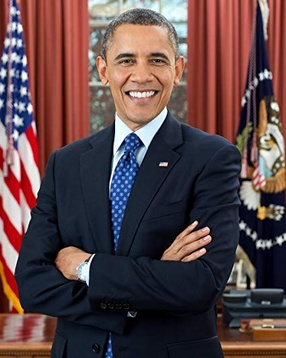
#> input picture images/Barack Obama.jpg, 286 x 358 px, shrunk from 425 x 531 before the run; its folder holds only this picture in this run
$ python simulated_annealing.py
#> lines starting #> are read from the running program, lines starting #| are printed output that depends on the picture; after the words box and inside, x2 and y2 are one past the last pixel; in counts of white or black regions, pixels touching at a corner belong together; long printed decimals are rounded
### code/basic_face_recognition.py
import numpy as np
import cv2
import os
from pathlib import Path

MIN_NEIGHBOURS = 5


def fr(scale_factor):
    '''
    Main face recognition function, uses the images directory as the dataset, trains a model
    on the available images and assigns a label to the input image based on the trained model.
    The labels are obtained from the file names of the images available in the images folder itself.

    @param scale_factor: the scale factor to be used for the face detection algorithm
    '''
#> called with scale_factor = 1.5

    try:
        # get current working directory using Path
        current_working_directory = Path.cwd()
        images_directory = os.path.join(
            current_working_directory.parent, 'images')

        # Create a list to store the known people's names (images to train the model on)
        known_people = []
        for file_name in os.listdir(images_directory):
            person_name = os.path.splitext(file_name)[0]
            known_people.append(person_name)

        # Create LBPH recognizer, list to store data and labels
        recognizer = cv2.face.LBPHFaceRecognizer_create()
        training_data = []
        labels = []

        # Loop through known people
        for person_name in known_people:

            img_path = os.path.join(images_directory, f"{person_name}.jpg")
            img = cv2.imread(img_path, cv2.IMREAD_GRAYSCALE)
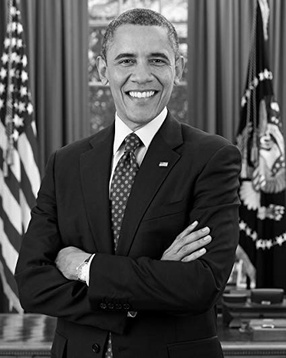
#> img: shape (358, 286); min 0, max 255, mean 76.7

            # Extract the face from the image
            face_cascade = cv2.CascadeClassifier(
                cv2.data.haarcascades + 'haarcascade_frontalface_default.xml')
            faces = face_cascade.detectMultiScale(
                img, scaleFactor=scale_factor, minNeighbors=MIN_NEIGHBOURS, minSize=(30, 30))
#> faces = [[100, 29, 81, 81]]

            # add face to training data list and label to known labels
            for (x, y, w, h) in faces:
                face = img[y:y + h, x:x + w]
                training_data.append(face)
                labels.append(known_people.index(person_name))
#> this loop made 1 pass
#> pass 1, in fr, `face = img[y:y + h, x:x + w]`:
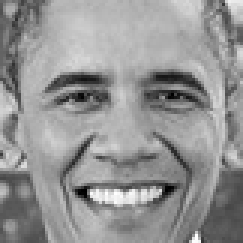
#> face: shape (81, 81) (shown 3 times larger); min 0, max 255, mean 147.9
#> after the loop, labels = [0]; training_data = 1 item

        # Train the LBPH model with the training data and labels
        recognizer.train(training_data, np.array(labels))

        # Load the input image
        input_image_path = os.path.join(
            current_working_directory.parent, 'input.jpg')
        input_image = cv2.imread(input_image_path, cv2.IMREAD_GRAYSCALE)
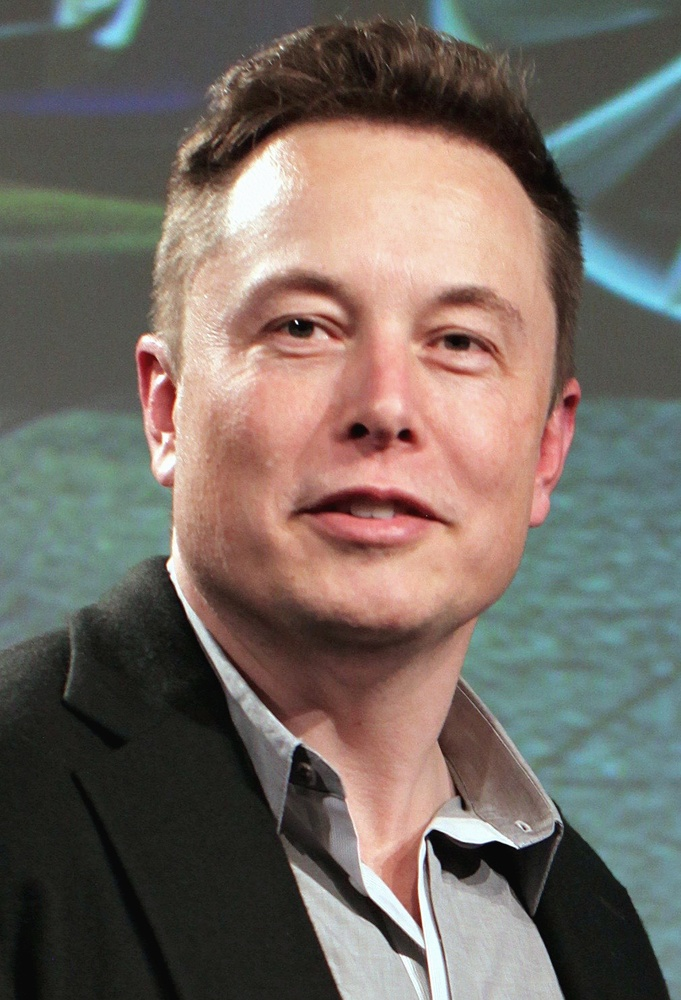
#> input picture input.jpg, 681 x 1000 px, shrunk from 1011 x 1484 before the run
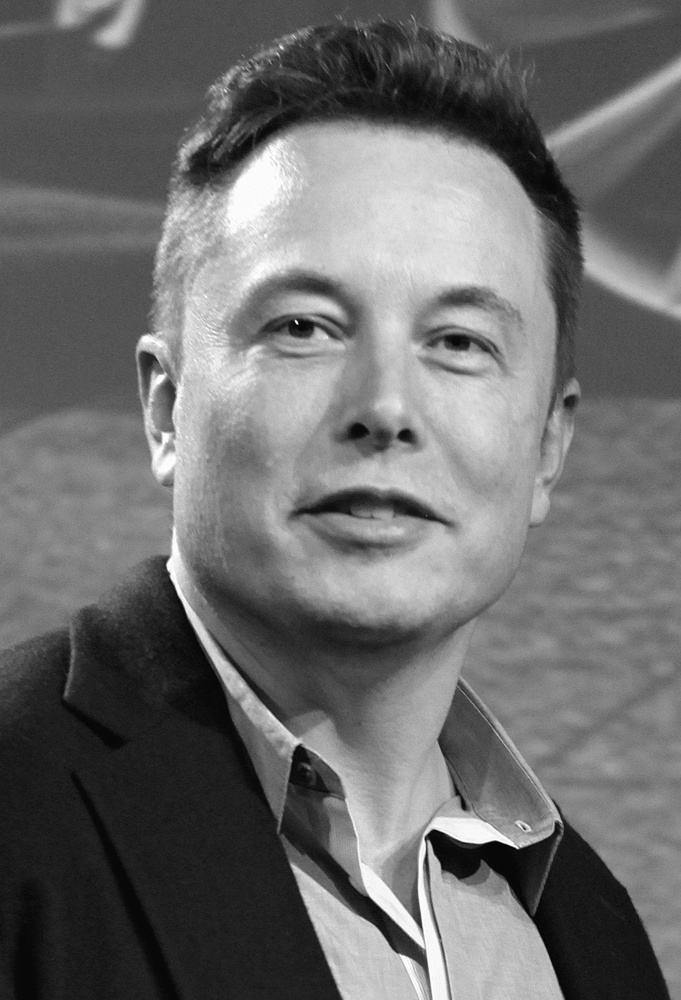
#> input_image: shape (1000, 681); min 0, max 255, mean 108.4

        # Detect faces in the input image and loop through them
        faces = face_cascade.detectMultiScale(
            input_image, scaleFactor=scale_factor, minNeighbors=MIN_NEIGHBOURS, minSize=(30, 30))
#> faces = [[178, 174, 410, 410]]

        for (x, y, w, h) in faces:
            face = input_image[y:y + h, x:x + w]

            # Predict the label for the detected face using the trained LBPH model
            label, loss = recognizer.predict(face)
            confidence = 100 - loss

            # Check if the predicted label is in the known people list
            if label < len(known_people):
                person_name = known_people[label]
                cv2.putText(input_image, f"{person_name}: {confidence:.2f}",
                            (x, y - 10), cv2.FONT_HERSHEY_SIMPLEX, 0.7, (255, 0, 0), 2)

            # If the predicted label is not in the known people list, display 'Unidentified'
            else:
                cv2.putText(input_image, "Unidentified", (x, y - 10),
                            cv2.FONT_HERSHEY_SIMPLEX, 0.7, (255, 0, 0), 2)
#> this loop made 1 pass
#> (x, y, w, h, label, loss, confidence, person_name) on pass 1: (178, 174, 410, 410, 0, 101.1, -1.11, 'Barack Obama')
#> pass 1, in fr, `face = input_image[y:y + h, x:x + w]`:
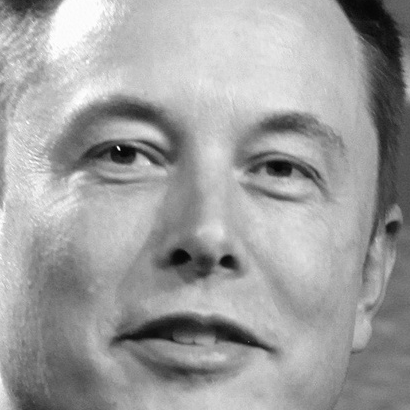
#> face: shape (410, 410); min 2, max 255, mean 159.2
#> after the loop:
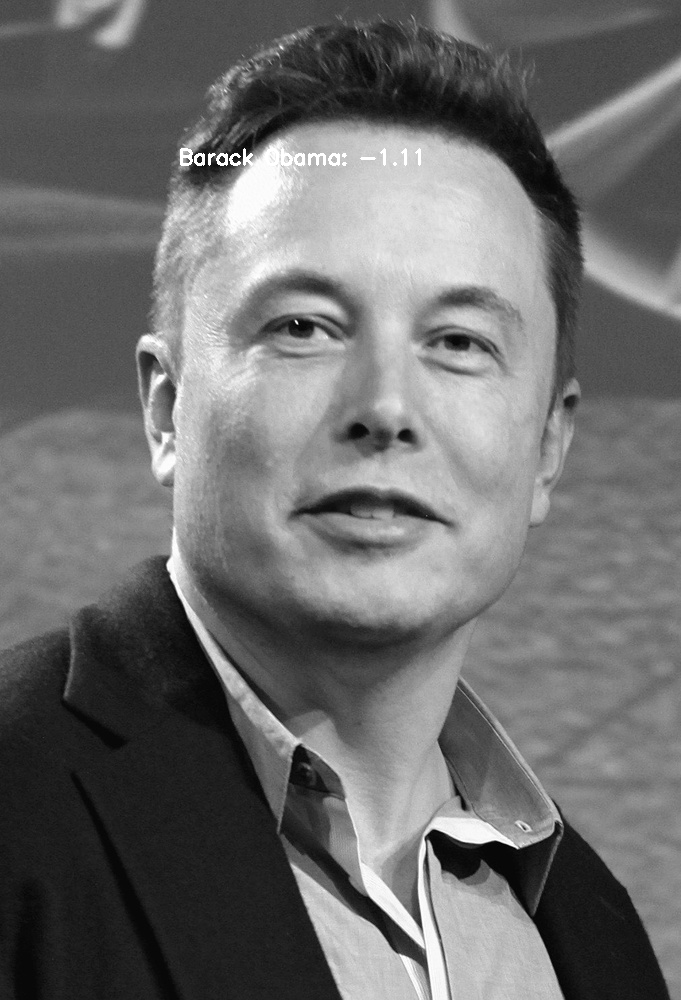
#> input_image: shape (1000, 681); 0.21% of pixels changed, all inside (x1, y1, x2, y2) = (180, 148, 421, 166)

        # [7 lines of commented-out code are left out]

        return (person_name, confidence)

    except Exception as e:
        # print('Error:', e)
        return ('undefined', 0)

### code/fitness_function.py

from basic_face_recognition import fr


def fitness_function(scale_factor):
    '''
    Universal fitness function for all search algorithms.
    If there is a label mismatch, return zero.
    Otherwise, return the confidence value.
    '''

    person_name, confidence = fr(scale_factor)
#> person_name = 'Barack Obama'; confidence = -1.11
    return confidence, person_name

### code/simulated_annealing.py
import os
import random
import datetime
import math
import matplotlib.pyplot as plt
from fitness_function import fitness_function


def simulated_annealing(fitness_func, init_param, init_temp, cool_rate, stopping_temp, max_iterations):
    '''
    Implementation of the simulated annealing algorithm for finding the maximum confidence that can be achieved from the given facial recognition algorithm by varying scale factor.

    @param fitness_func: the fitness function to be used to evaluate the fitness of each individual
    @param init_param: the initial parameter value to be used in the algorithm
    @param init_temp: the initial temperature to be used in the algorithm
    @param cool_rate: the cooling rate to be used in the algorithm
    @param stopping_temp: the stopping temperature to be used in the algorithm
    @param max_iterations: the maximum number of iterations to be performed
    '''

    # initialize the current state with the initial parameter value
    current_param = init_param
    current_fitness, current_prediction = fitness_func(current_param)
#> current_fitness = -1.11; current_prediction = 'Barack Obama'

    # initialize the best state and its fitness to the current state and its fitness
    best_param = current_param
    best_fitness = current_fitness
#> best_fitness = -1.11

    print(
        f'Initial scale factor: {current_param}, initial confidence: {current_fitness}')
#| Initial scale factor: 1.5, initial confidence: -1.110
    print('\n' + '-' * 180 + '\n')

    # Lists to store the data for plotting
    param_data = [current_param]
    fitness_data = [current_fitness]
#> fitness_data = [-1.11]
    best_param_data = [best_param]
    best_fitness_data = [best_fitness]
#> best_fitness_data = [-1.11]

    # repeat until stopping temperature or maximum number of iterations is reached
    for i in range(max_iterations):
        print(f'Iteration #{i + 1}:')
        # calculate the current temperature as a function of the cooling rate and the iteration number
        temp = init_temp * math.exp(-cool_rate * i)

        # choose a random new parameter value within the range of 1 to 2 and calculate fitness
        new_param = random.uniform(1, 2)
        new_fitness, new_prediction = fitness_func(new_param)

        # calculate the difference in fitness between the current and new states
        fitness_diff = new_fitness - current_fitness

        # if the new state has higher fitness, accept it as the new current state
        if fitness_diff > 0:
            print(
                f'New state has higher fitness: {new_fitness} > {current_fitness}, accepting new state.')
            current_param = new_param
            current_fitness = new_fitness
            current_prediction = new_prediction
        # otherwise, accept the new state with a probability that depends on the temperature
        else:
            acceptance_prob = math.exp(fitness_diff / temp)
            if new_fitness == 0:
                print('New state has fitness 0, not accepting new state')
            if random.random() < acceptance_prob and new_fitness != 0:
                print(
                    f'New state has lower fitness: {new_fitness} < {current_fitness}, still accepting new state with probability {acceptance_prob}.')
                current_param = new_param
                current_fitness = new_fitness
                current_prediction = new_prediction

        # update the best state if the current state has higher fitness
        if current_fitness > best_fitness:
            best_param = current_param
            best_fitness = current_fitness
            best_prediction = current_prediction

        # Append data for plotting
        param_data.append(current_param)
        fitness_data.append(current_fitness)
        best_param_data.append(best_param)
        best_fitness_data.append(best_fitness)

        print(
            f'Current scale factor: {current_param}, current confidence: {current_fitness}, current prediction: {current_prediction}')
        print(
            f'\nBest scale factor: {best_param}, best confidence: {best_fitness}, best prediction: {best_prediction}\n')

        # stop if the temperature has reached the stopping temperature
        if temp < stopping_temp:
            print(
                f'\nTemperature has reached stopping temperature: {temp} < {stopping_temp}')
            break

        print('-' * 180 + '\n')
#> this loop made 10 passes
#> (new_fitness, fitness_diff, current_fitness, best_fitness) on passes 1, 3, 4, 5: (9.76, 10.87, 9.76, 9.76), (13.09, 10.19, 13.09, 13.09), (13.36, 0.27, 13.36, 13.36), (15.91, 2.54, 15.91, 15.91)
#> (new_fitness, fitness_diff, acceptance_prob, current_fitness) on passes 2, 6, 7, 10: (2.9, -6.86, 0.933, 2.9), (2.52, -13.38, 0.869, 2.52), (-0.323, -2.84, 0.97, -0.323), (12.07, -0.181, 0.998, 12.07)
#> (printed output is left out)
#> after the loop, best_fitness = 15.91; best_fitness_data = [-1.11, 9.76, 9.76, 13.09, 13.36, 15.91, 15.91, 15.91, 15.91, 15.91, 15.91]; best_param = 1.4; best_param_data = [1.5, 1.84, 1.84, 1.26, 1.51, 1.4, 1.4, 1.4, 1.4, 1.4, 1.4]; fitness_data = [-1.11, 9.76, 2.9, 13.09, 13.36, 15.91, 2.52, -0.323, 0, 12.25, 12.07]; param_data = [1.5, 1.84, 1.76, 1.26, 1.51, 1.4, 1.78, 1.48, 1.91, 1.5, 1.28]

    # return the best parameter value found
    return best_param, best_fitness, best_prediction, param_data, fitness_data, best_param_data, best_fitness_data


def main():

    param, fitness, prediction, param_data, fitness_data, best_param_data, best_fitness_data = simulated_annealing(
        fitness_function, 1.5, 100, 0.01, 0.01, 10)
#> param = 1.4; fitness = 15.91; prediction = 'Barack Obama'
    print("Best parameter: ", param)
#| Best parameter:  1.405
    print("Best fitness: ", fitness)
#| Best fitness:  15.906
    print("Prediction: ", prediction)
#| Prediction:  Barack Obama

    # Plot the data
    now = datetime.datetime.now()
    # Format the date and time as "DD-MM-YYYY at HH:MM"
    formatted_datetime = now.strftime("%d-%m-%Y at %H-%M-%S")

    # create a directory for saving the plots
    plots_dir = f'Simulated Annealing Plots [{formatted_datetime}]'
    os.makedirs(plots_dir, exist_ok=True)

    fig, (ax1, ax2) = plt.subplots(2, 1, figsize=(10, 8))
    ax1.plot(param_data, label='Current Scale Factor')
    ax1.plot(best_param_data, label='Best Scale Factor')
    ax1.set_xlabel('Iteration')
    ax1.set_ylabel('Scale Factor')
    ax1.legend()

    ax2.plot(fitness_data, label='Current Fitness')
    ax2.plot(best_fitness_data, label='Best Fitness')
    ax2.set_xlabel('Iteration')
    ax2.set_ylabel('Fitness')
    ax2.legend()

    plt.tight_layout()
    plt.savefig(f'{plots_dir}/Best and current fitness and scale factor.png')
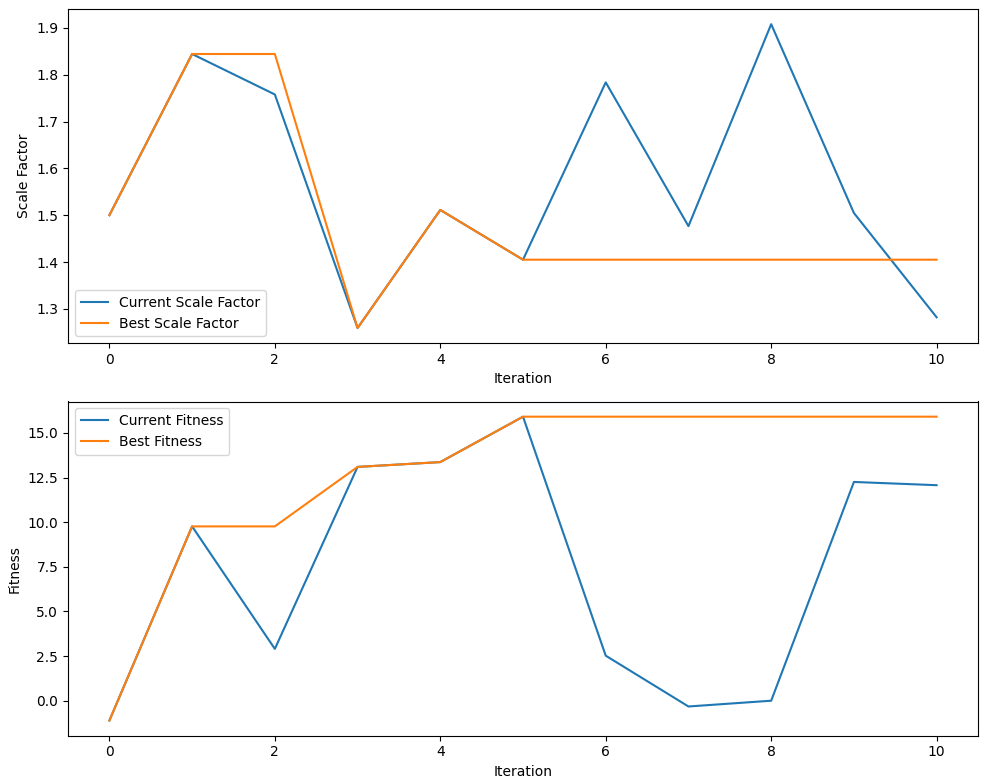
#> figure drawn by matplotlib, 2 panels; panel 1: curve peaks at x = 8, y = 1.91; panel 1: curve peaks at x = 1, y = 1.84; panel 2: curve peaks at x = 5, y = 15.91; panel 2: curve peaks at x = 5, y = 15.91


if __name__ == '__main__':
    main()
